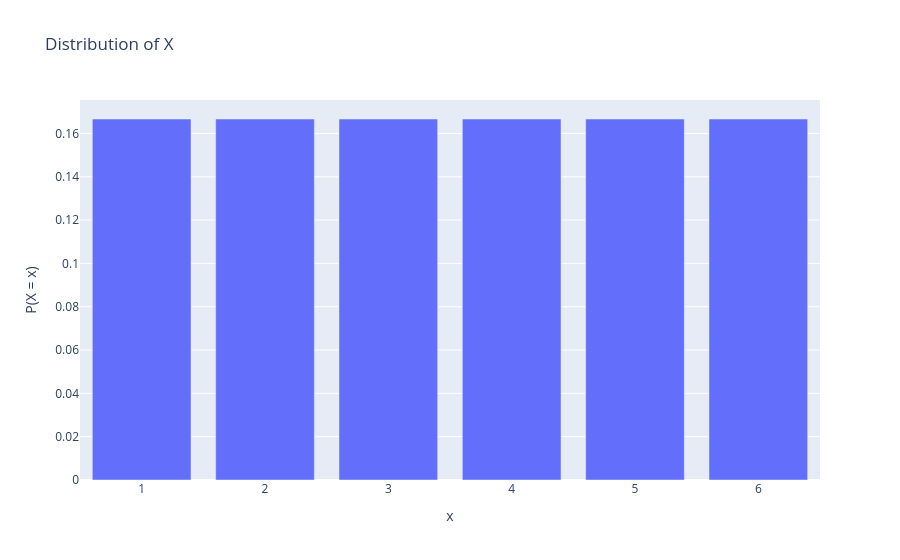

This figure's notebook cell:
### Code cell
fig = px.bar(roll_df, x="x", y="P(X = x)", title="Distribution of X")
# fig.write_image("die.png", "png",scale=2)
fig

### Figure 1 — Plotly figure (JSON) as saved in the notebook; plotly's stock layout.template omitted (floating-point values rounded to 4 significant figures)
{"data": [{"alignmentgroup": "True", "hovertemplate": "x=%{x}<br>P(X = x)=%{y}<extra></extra>", "legendgroup": "", "marker": {"color": "#636efa", "pattern": {"shape": ""}}, "name": "", "offsetgroup": "", "orientation": "v", "showlegend": false, "textposition": "auto", "type": "bar", "x": [1, 2, 3, 4, 5, 6], "xaxis": "x", "y": [0.1667, 0.1667, 0.1667, 0.1667, 0.1667, 0.1667], "yaxis": "y"}], "layout": {"barmode": "relative", "legend": {"tracegroupgap": 0}, "title": {"text": "Distribution of X"}, "xaxis": {"anchor": "y", "domain": [0, 1], "title": {"text": "x"}}, "yaxis": {"anchor": "x", "domain": [0, 1], "title": {"text": "P(X = x)"}}}}
